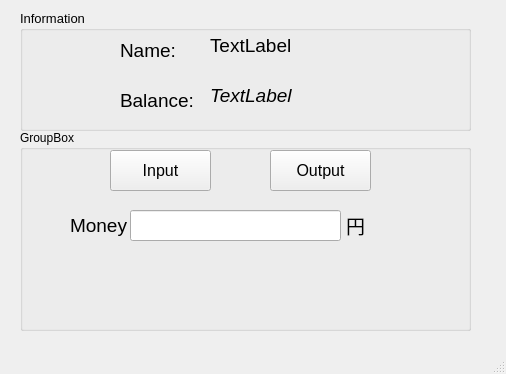
<?xml version="1.0" encoding="UTF-8"?>
<ui version="4.0">
 <class>MainWindow</class>
 <widget class="QMainWindow" name="MainWindow">
  <property name="geometry">
   <rect>
    <x>0</x>
    <y>0</y>
    <width>506</width>
    <height>374</height>
   </rect>
  </property>
  <property name="windowTitle">
   <string>MainWindow</string>
  </property>
  <widget class="QWidget" name="centralwidget">
   <widget class="QGroupBox" name="groupBox">
    <property name="geometry">
     <rect>
      <x>20</x>
      <y>10</y>
      <width>451</width>
      <height>121</height>
     </rect>
    </property>
    <property name="font">
     <font>
      <pointsize>10</pointsize>
     </font>
    </property>
    <property name="title">
     <string>Information</string>
    </property>
    <widget class="QLabel" name="label">
     <property name="geometry">
      <rect>
       <x>100</x>
       <y>70</y>
       <width>91</width>
       <height>41</height>
      </rect>
     </property>
     <property name="font">
      <font>
       <pointsize>14</pointsize>
      </font>
     </property>
     <property name="text">
      <string>Balance:</string>
     </property>
    </widget>
    <widget class="QLabel" name="label_2">
     <property name="geometry">
      <rect>
       <x>100</x>
       <y>20</y>
       <width>91</width>
       <height>41</height>
      </rect>
     </property>
     <property name="font">
      <font>
       <pointsize>14</pointsize>
      </font>
     </property>
     <property name="text">
      <string>Name:</string>
     </property>
    </widget>
    <widget class="QLabel" name="lbName">
     <property name="geometry">
      <rect>
       <x>190</x>
       <y>20</y>
       <width>191</width>
       <height>31</height>
      </rect>
     </property>
     <property name="font">
      <font>
       <pointsize>14</pointsize>
      </font>
     </property>
     <property name="text">
      <string>TextLabel</string>
     </property>
    </widget>
    <widget class="QLabel" name="lbBal">
     <property name="geometry">
      <rect>
       <x>190</x>
       <y>70</y>
       <width>191</width>
       <height>31</height>
      </rect>
     </property>
     <property name="font">
      <font>
       <pointsize>14</pointsize>
       <italic>true</italic>
      </font>
     </property>
     <property name="text">
      <string>TextLabel</string>
     </property>
    </widget>
   </widget>
   <widget class="QGroupBox" name="groupBox_2">
    <property name="geometry">
     <rect>
      <x>20</x>
      <y>130</y>
      <width>451</width>
      <height>201</height>
     </rect>
    </property>
    <property name="title">
     <string>GroupBox</string>
    </property>
    <widget class="QPushButton" name="btInp">
     <property name="geometry">
      <rect>
       <x>90</x>
       <y>20</y>
       <width>101</width>
       <height>41</height>
      </rect>
     </property>
     <property name="font">
      <font>
       <pointsize>12</pointsize>
      </font>
     </property>
     <property name="text">
      <string>Input</string>
     </property>
    </widget>
    <widget class="QPushButton" name="btOut">
     <property name="geometry">
      <rect>
       <x>250</x>
       <y>20</y>
       <width>101</width>
       <height>41</height>
      </rect>
     </property>
     <property name="font">
      <font>
       <pointsize>12</pointsize>
      </font>
     </property>
     <property name="text">
      <string>Output</string>
     </property>
    </widget>
    <widget class="QLineEdit" name="txtMoney">
     <property name="geometry">
      <rect>
       <x>110</x>
       <y>80</y>
       <width>211</width>
       <height>31</height>
      </rect>
     </property>
     <property name="font">
      <font>
       <pointsize>10</pointsize>
      </font>
     </property>
    </widget>
    <widget class="QLabel" name="lbRs">
     <property name="geometry">
      <rect>
       <x>90</x>
       <y>140</y>
       <width>261</width>
       <height>41</height>
      </rect>
     </property>
     <property name="font">
      <font>
       <pointsize>14</pointsize>
      </font>
     </property>
     <property name="text">
      <string/>
     </property>
    </widget>
    <widget class="QLabel" name="label_3">
     <property name="geometry">
      <rect>
       <x>326</x>
       <y>80</y>
       <width>31</width>
       <height>31</height>
      </rect>
     </property>
     <property name="font">
      <font>
       <pointsize>14</pointsize>
      </font>
     </property>
     <property name="text">
      <string>円</string>
     </property>
    </widget>
    <widget class="QLabel" name="label_4">
     <property name="geometry">
      <rect>
       <x>50</x>
       <y>80</y>
       <width>61</width>
       <height>31</height>
      </rect>
     </property>
     <property name="font">
      <font>
       <pointsize>14</pointsize>
      </font>
     </property>
     <property name="text">
      <string>Money</string>
     </property>
    </widget>
   </widget>
  </widget>
  <widget class="QMenuBar" name="menubar">
   <property name="geometry">
    <rect>
     <x>0</x>
     <y>0</y>
     <width>506</width>
     <height>21</height>
    </rect>
   </property>
  </widget>
  <widget class="QStatusBar" name="statusbar"/>
 </widget>
 <resources/>
 <connections/>
</ui>
